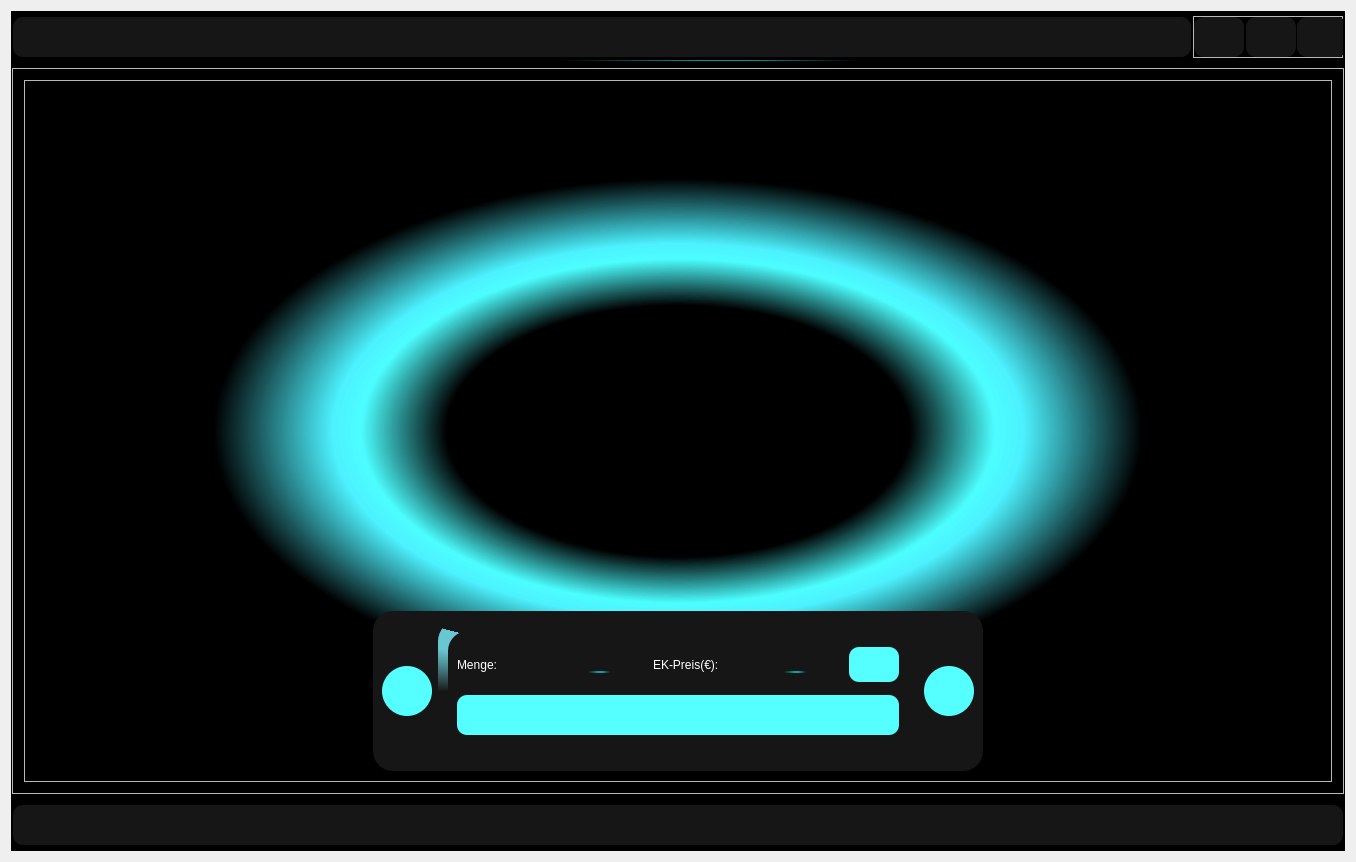
<?xml version="1.0" encoding="UTF-8"?>
<ui version="4.0">
 <class>Form</class>
 <widget class="QWidget" name="Form">
  <property name="geometry">
   <rect>
    <x>0</x>
    <y>0</y>
    <width>1356</width>
    <height>862</height>
   </rect>
  </property>
  <property name="windowTitle">
   <string>Form</string>
  </property>
  <layout class="QHBoxLayout" name="horizontalLayout">
   <item>
    <widget class="QFrame" name="border">
     <property name="styleSheet">
      <string notr="true">background-color: rgb(0, 0, 0);</string>
     </property>
     <property name="frameShape">
      <enum>QFrame::StyledPanel</enum>
     </property>
     <property name="frameShadow">
      <enum>QFrame::Raised</enum>
     </property>
     <layout class="QGridLayout" name="gridLayout">
      <property name="leftMargin">
       <number>0</number>
      </property>
      <property name="topMargin">
       <number>0</number>
      </property>
      <property name="rightMargin">
       <number>0</number>
      </property>
      <property name="bottomMargin">
       <number>0</number>
      </property>
      <item row="2" column="0">
       <widget class="QFrame" name="statusBar">
        <property name="minimumSize">
         <size>
          <width>0</width>
          <height>50</height>
         </size>
        </property>
        <property name="maximumSize">
         <size>
          <width>16777215</width>
          <height>50</height>
         </size>
        </property>
        <property name="styleSheet">
         <string notr="true">background-color: rgb(0, 0, 0);</string>
        </property>
        <property name="frameShape">
         <enum>QFrame::StyledPanel</enum>
        </property>
        <property name="frameShadow">
         <enum>QFrame::Raised</enum>
        </property>
        <layout class="QHBoxLayout" name="horizontalLayout_4">
         <property name="leftMargin">
          <number>0</number>
         </property>
         <property name="topMargin">
          <number>0</number>
         </property>
         <property name="rightMargin">
          <number>0</number>
         </property>
         <property name="bottomMargin">
          <number>0</number>
         </property>
         <item>
          <layout class="QGridLayout" name="statusLayout_3">
           <item row="0" column="0">
            <widget class="QFrame" name="statusContainer_3">
             <property name="minimumSize">
              <size>
               <width>100</width>
               <height>40</height>
              </size>
             </property>
             <property name="maximumSize">
              <size>
               <width>16777215</width>
               <height>40</height>
              </size>
             </property>
             <property name="styleSheet">
              <string notr="true">background-color: rgb(22, 22, 22);
border-radius:10px;</string>
             </property>
             <property name="frameShape">
              <enum>QFrame::StyledPanel</enum>
             </property>
             <property name="frameShadow">
              <enum>QFrame::Raised</enum>
             </property>
             <layout class="QGridLayout" name="gridLayout_13">
              <property name="topMargin">
               <number>2</number>
              </property>
              <property name="bottomMargin">
               <number>0</number>
              </property>
              <item row="0" column="2">
               <spacer name="horizontalSpacer_3">
                <property name="orientation">
                 <enum>Qt::Horizontal</enum>
                </property>
                <property name="sizeHint" stdset="0">
                 <size>
                  <width>40</width>
                  <height>20</height>
                 </size>
                </property>
               </spacer>
              </item>
             </layout>
            </widget>
           </item>
          </layout>
         </item>
        </layout>
       </widget>
      </item>
      <item row="1" column="0">
       <widget class="QFrame" name="mainContainer">
        <property name="styleSheet">
         <string notr="true">border-image:none;
background:none;</string>
        </property>
        <property name="frameShape">
         <enum>QFrame::StyledPanel</enum>
        </property>
        <property name="frameShadow">
         <enum>QFrame::Raised</enum>
        </property>
        <layout class="QGridLayout" name="gridLayout_2">
         <property name="leftMargin">
          <number>0</number>
         </property>
         <property name="topMargin">
          <number>0</number>
         </property>
         <property name="rightMargin">
          <number>0</number>
         </property>
         <property name="bottomMargin">
          <number>0</number>
         </property>
         <property name="horizontalSpacing">
          <number>0</number>
         </property>
         <item row="0" column="0">
          <widget class="QFrame" name="navLoad">
           <property name="styleSheet">
            <string notr="true">background-color: qradialgradient(spread:pad, cx:0.5, cy:0.5, radius:0.5, fx:0.5, fy:0.5, stop:0.349304 rgba(0, 0, 0, 205), stop:0.477589 rgba(76, 254, 255, 205), stop:0.520866 rgba(76, 242, 255, 205), stop:0.700155 rgba(0, 0, 0, 205));</string>
           </property>
           <property name="frameShape">
            <enum>QFrame::StyledPanel</enum>
           </property>
           <property name="frameShadow">
            <enum>QFrame::Raised</enum>
           </property>
           <layout class="QVBoxLayout" name="verticalLayout">
            <property name="leftMargin">
             <number>0</number>
            </property>
            <property name="topMargin">
             <number>0</number>
            </property>
            <property name="rightMargin">
             <number>0</number>
            </property>
            <property name="bottomMargin">
             <number>0</number>
            </property>
            <item>
             <widget class="QFrame" name="background">
              <property name="styleSheet">
               <string notr="true">border-image: url(:/bg/bg/honeycomb-wallpaper-hd-1920x1080-166094.png);</string>
              </property>
              <property name="frameShape">
               <enum>QFrame::StyledPanel</enum>
              </property>
              <property name="frameShadow">
               <enum>QFrame::Raised</enum>
              </property>
              <layout class="QHBoxLayout" name="horizontalLayout_6">
               <property name="leftMargin">
                <number>0</number>
               </property>
               <property name="topMargin">
                <number>0</number>
               </property>
               <property name="rightMargin">
                <number>0</number>
               </property>
               <property name="bottomMargin">
                <number>0</number>
               </property>
               <item>
                <widget class="QStackedWidget" name="stackedWidget">
                 <widget class="QWidget" name="page">
                  <layout class="QVBoxLayout" name="verticalLayout_3">
                   <item>
                    <widget class="QFrame" name="frame_3">
                     <property name="styleSheet">
                      <string notr="true">border-image:none;
background:none;</string>
                     </property>
                     <property name="frameShape">
                      <enum>QFrame::StyledPanel</enum>
                     </property>
                     <property name="frameShadow">
                      <enum>QFrame::Raised</enum>
                     </property>
                     <layout class="QGridLayout" name="gridLayout_14">
                      <property name="leftMargin">
                       <number>10</number>
                      </property>
                      <property name="topMargin">
                       <number>10</number>
                      </property>
                      <property name="rightMargin">
                       <number>10</number>
                      </property>
                      <property name="bottomMargin">
                       <number>10</number>
                      </property>
                      <property name="verticalSpacing">
                       <number>11</number>
                      </property>
                      <item row="1" column="1" colspan="5">
                       <widget class="QFrame" name="frame_4">
                        <property name="minimumSize">
                         <size>
                          <width>400</width>
                          <height>160</height>
                         </size>
                        </property>
                        <property name="styleSheet">
                         <string notr="true">background-color: rgb(22, 22, 22);
border-radius:20px;</string>
                        </property>
                        <property name="frameShape">
                         <enum>QFrame::StyledPanel</enum>
                        </property>
                        <property name="frameShadow">
                         <enum>QFrame::Raised</enum>
                        </property>
                        <layout class="QHBoxLayout" name="horizontalLayout_8">
                         <item>
                          <layout class="QGridLayout" name="gridLayout_12">
                           <item row="0" column="0">
                            <widget class="QPushButton" name="pushButton_3">
                             <property name="minimumSize">
                              <size>
                               <width>50</width>
                               <height>50</height>
                              </size>
                             </property>
                             <property name="maximumSize">
                              <size>
                               <width>50</width>
                               <height>50</height>
                              </size>
                             </property>
                             <property name="styleSheet">
                              <string notr="true">background-color: rgb(85, 255, 255);
border-radius:25px;</string>
                             </property>
                             <property name="text">
                              <string/>
                             </property>
                            </widget>
                           </item>
                           <item row="0" column="2">
                            <widget class="QPushButton" name="pushButton_2">
                             <property name="minimumSize">
                              <size>
                               <width>50</width>
                               <height>50</height>
                              </size>
                             </property>
                             <property name="maximumSize">
                              <size>
                               <width>50</width>
                               <height>50</height>
                              </size>
                             </property>
                             <property name="styleSheet">
                              <string notr="true">background-color: rgb(85, 255, 255);
border-radius:25px;</string>
                             </property>
                             <property name="text">
                              <string/>
                             </property>
                            </widget>
                           </item>
                           <item row="0" column="1">
                            <widget class="QFrame" name="navBg">
                             <property name="minimumSize">
                              <size>
                               <width>480</width>
                               <height>140</height>
                              </size>
                             </property>
                             <property name="maximumSize">
                              <size>
                               <width>480</width>
                               <height>140</height>
                              </size>
                             </property>
                             <property name="styleSheet">
                              <string notr="true">border-radius:20px;
background-color: qconicalgradient(cx:0.5, cy:0.5, angle:137.5, stop:0.03 rgba(124, 242, 255, 205), stop:0.118333 rgba(30, 25, 8, 0));</string>
                             </property>
                             <property name="frameShape">
                              <enum>QFrame::StyledPanel</enum>
                             </property>
                             <property name="frameShadow">
                              <enum>QFrame::Raised</enum>
                             </property>
                             <layout class="QHBoxLayout" name="horizontalLayout_3">
                              <item>
                               <widget class="QFrame" name="frame_5">
                                <property name="minimumSize">
                                 <size>
                                  <width>460</width>
                                  <height>120</height>
                                 </size>
                                </property>
                                <property name="maximumSize">
                                 <size>
                                  <width>460</width>
                                  <height>120</height>
                                 </size>
                                </property>
                                <property name="styleSheet">
                                 <string notr="true">background-color: rgb(22, 22, 22);</string>
                                </property>
                                <property name="frameShape">
                                 <enum>QFrame::StyledPanel</enum>
                                </property>
                                <property name="frameShadow">
                                 <enum>QFrame::Raised</enum>
                                </property>
                                <layout class="QGridLayout" name="gridLayout_15">
                                 <item row="0" column="1">
                                  <widget class="QLineEdit" name="amountEdit">
                                   <property name="minimumSize">
                                    <size>
                                     <width>100</width>
                                     <height>0</height>
                                    </size>
                                   </property>
                                   <property name="maximumSize">
                                    <size>
                                     <width>100</width>
                                     <height>16777215</height>
                                    </size>
                                   </property>
                                   <property name="styleSheet">
                                    <string notr="true">color: rgb(255, 255, 255);
font: 12pt &quot;Microsoft YaHei&quot;;
border-bottom:2px solid qlineargradient(spread:pad, x1:0.379, y1:0, x2:0.669, y2:0, stop:0.112 rgba(0, 0, 0, 0), stop:0.466049 rgba(0, 251, 255, 155), stop:0.604956 rgba(0, 251, 255, 155), stop:0.874 rgba(0, 0, 0, 0));
border-radius:0px;</string>
                                   </property>
                                  </widget>
                                 </item>
                                 <item row="0" column="2">
                                  <widget class="QLabel" name="label_7">
                                   <property name="styleSheet">
                                    <string notr="true">color: rgb(255, 255, 255);
font: 12pt &quot;Microsoft YaHei&quot;;</string>
                                   </property>
                                   <property name="text">
                                    <string>EK-Preis(€):</string>
                                   </property>
                                  </widget>
                                 </item>
                                 <item row="0" column="0">
                                  <widget class="QLabel" name="label_9">
                                   <property name="styleSheet">
                                    <string notr="true">color: rgb(255, 255, 255);
font: 12pt &quot;Microsoft YaHei&quot;;</string>
                                   </property>
                                   <property name="text">
                                    <string>Menge:</string>
                                   </property>
                                  </widget>
                                 </item>
                                 <item row="0" column="4">
                                  <widget class="QPushButton" name="submitBtn">
                                   <property name="minimumSize">
                                    <size>
                                     <width>50</width>
                                     <height>35</height>
                                    </size>
                                   </property>
                                   <property name="maximumSize">
                                    <size>
                                     <width>50</width>
                                     <height>35</height>
                                    </size>
                                   </property>
                                   <property name="styleSheet">
                                    <string notr="true">background-color: rgb(85, 255, 255);
border-radius:10px;</string>
                                   </property>
                                   <property name="text">
                                    <string/>
                                   </property>
                                  </widget>
                                 </item>
                                 <item row="0" column="3">
                                  <widget class="QLineEdit" name="priceEdit">
                                   <property name="minimumSize">
                                    <size>
                                     <width>100</width>
                                     <height>0</height>
                                    </size>
                                   </property>
                                   <property name="maximumSize">
                                    <size>
                                     <width>100</width>
                                     <height>16777215</height>
                                    </size>
                                   </property>
                                   <property name="styleSheet">
                                    <string notr="true">color: rgb(255, 255, 255);
font: 12pt &quot;Microsoft YaHei&quot;;
border-bottom:2px solid qlineargradient(spread:pad, x1:0.379, y1:0, x2:0.669, y2:0, stop:0.112 rgba(0, 0, 0, 0), stop:0.466049 rgba(0, 251, 255, 155), stop:0.604956 rgba(0, 251, 255, 155), stop:0.874 rgba(0, 0, 0, 0));
border-radius:0px;</string>
                                   </property>
                                  </widget>
                                 </item>
                                 <item row="1" column="0" colspan="5">
                                  <widget class="QPushButton" name="pushButton">
                                   <property name="minimumSize">
                                    <size>
                                     <width>0</width>
                                     <height>40</height>
                                    </size>
                                   </property>
                                   <property name="styleSheet">
                                    <string notr="true">background-color: rgb(85, 255, 255);
border-radius:10px;</string>
                                   </property>
                                   <property name="text">
                                    <string/>
                                   </property>
                                  </widget>
                                 </item>
                                </layout>
                               </widget>
                              </item>
                             </layout>
                            </widget>
                           </item>
                          </layout>
                         </item>
                        </layout>
                       </widget>
                      </item>
                      <item row="1" column="0">
                       <spacer name="horizontalSpacer">
                        <property name="orientation">
                         <enum>Qt::Horizontal</enum>
                        </property>
                        <property name="sizeHint" stdset="0">
                         <size>
                          <width>40</width>
                          <height>20</height>
                         </size>
                        </property>
                       </spacer>
                      </item>
                      <item row="1" column="6">
                       <spacer name="horizontalSpacer_2">
                        <property name="orientation">
                         <enum>Qt::Horizontal</enum>
                        </property>
                        <property name="sizeHint" stdset="0">
                         <size>
                          <width>40</width>
                          <height>20</height>
                         </size>
                        </property>
                       </spacer>
                      </item>
                      <item row="0" column="0" colspan="7">
                       <layout class="QGridLayout" name="gridLayout_11">
                        <item row="0" column="0">
                         <widget class="QTableWidget" name="tableWidget_2">
                          <property name="styleSheet">
                           <string notr="true">QTableWidget{
background:rgba(0,0,0,0);
}</string>
                          </property>
                         </widget>
                        </item>
                       </layout>
                      </item>
                     </layout>
                    </widget>
                   </item>
                  </layout>
                 </widget>
                 <widget class="QWidget" name="page_2">
                  <layout class="QVBoxLayout" name="verticalLayout_2">
                   <item>
                    <layout class="QGridLayout" name="donutLayout"/>
                   </item>
                  </layout>
                 </widget>
                </widget>
               </item>
              </layout>
             </widget>
            </item>
           </layout>
          </widget>
         </item>
        </layout>
       </widget>
      </item>
      <item row="0" column="0">
       <widget class="QFrame" name="toolBar">
        <property name="minimumSize">
         <size>
          <width>0</width>
          <height>50</height>
         </size>
        </property>
        <property name="maximumSize">
         <size>
          <width>16777215</width>
          <height>50</height>
         </size>
        </property>
        <property name="styleSheet">
         <string notr="true">background-color: rgb(0, 0, 0);
border-bottom:2px solid qlineargradient(spread:pad, x1:0.379, y1:0, x2:0.669, y2:0, stop:0.112 rgba(0, 0, 0, 0), stop:0.466049 rgba(0, 251, 255, 155), stop:0.604956 rgba(0, 251, 255, 155), stop:0.874 rgba(0, 0, 0, 0));</string>
        </property>
        <property name="frameShape">
         <enum>QFrame::StyledPanel</enum>
        </property>
        <property name="frameShadow">
         <enum>QFrame::Raised</enum>
        </property>
        <layout class="QHBoxLayout" name="horizontalLayout_5">
         <property name="leftMargin">
          <number>0</number>
         </property>
         <property name="topMargin">
          <number>0</number>
         </property>
         <property name="rightMargin">
          <number>0</number>
         </property>
         <property name="bottomMargin">
          <number>0</number>
         </property>
         <item>
          <layout class="QGridLayout" name="gridLayout_4">
           <property name="horizontalSpacing">
            <number>2</number>
           </property>
           <property name="verticalSpacing">
            <number>0</number>
           </property>
           <item row="0" column="1">
            <widget class="QFrame" name="frame">
             <property name="minimumSize">
              <size>
               <width>150</width>
               <height>0</height>
              </size>
             </property>
             <property name="maximumSize">
              <size>
               <width>150</width>
               <height>16777215</height>
              </size>
             </property>
             <property name="styleSheet">
              <string notr="true">background:none;
border-bottom:none;</string>
             </property>
             <property name="frameShape">
              <enum>QFrame::StyledPanel</enum>
             </property>
             <property name="frameShadow">
              <enum>QFrame::Raised</enum>
             </property>
             <layout class="QGridLayout" name="gridLayout_7">
              <property name="leftMargin">
               <number>0</number>
              </property>
              <property name="topMargin">
               <number>0</number>
              </property>
              <property name="rightMargin">
               <number>0</number>
              </property>
              <property name="bottomMargin">
               <number>0</number>
              </property>
              <property name="verticalSpacing">
               <number>0</number>
              </property>
              <item row="0" column="0">
               <widget class="QPushButton" name="minimizeBtn">
                <property name="minimumSize">
                 <size>
                  <width>50</width>
                  <height>40</height>
                 </size>
                </property>
                <property name="maximumSize">
                 <size>
                  <width>50</width>
                  <height>40</height>
                 </size>
                </property>
                <property name="styleSheet">
                 <string notr="true">background-color: rgb(22, 22, 22);
border-radius:10px;</string>
                </property>
                <property name="text">
                 <string/>
                </property>
               </widget>
              </item>
              <item row="0" column="1">
               <widget class="QPushButton" name="restoreBtn">
                <property name="minimumSize">
                 <size>
                  <width>50</width>
                  <height>40</height>
                 </size>
                </property>
                <property name="maximumSize">
                 <size>
                  <width>50</width>
                  <height>40</height>
                 </size>
                </property>
                <property name="styleSheet">
                 <string notr="true">background-color: rgb(22, 22, 22);
border-radius:10px;</string>
                </property>
                <property name="text">
                 <string/>
                </property>
               </widget>
              </item>
              <item row="0" column="2">
               <widget class="QPushButton" name="exitBtn">
                <property name="minimumSize">
                 <size>
                  <width>50</width>
                  <height>40</height>
                 </size>
                </property>
                <property name="maximumSize">
                 <size>
                  <width>50</width>
                  <height>40</height>
                 </size>
                </property>
                <property name="styleSheet">
                 <string notr="true">background-color: rgb(22, 22, 22);
border-radius:10px;</string>
                </property>
                <property name="text">
                 <string/>
                </property>
               </widget>
              </item>
             </layout>
            </widget>
           </item>
           <item row="0" column="0">
            <widget class="QFrame" name="logoContainer">
             <property name="minimumSize">
              <size>
               <width>0</width>
               <height>40</height>
              </size>
             </property>
             <property name="maximumSize">
              <size>
               <width>16777215</width>
               <height>40</height>
              </size>
             </property>
             <property name="styleSheet">
              <string notr="true">background-color: rgb(22, 22, 22);
border-radius:10px;
border-bottom:none;</string>
             </property>
             <property name="frameShape">
              <enum>QFrame::StyledPanel</enum>
             </property>
             <property name="frameShadow">
              <enum>QFrame::Raised</enum>
             </property>
            </widget>
           </item>
          </layout>
         </item>
        </layout>
       </widget>
      </item>
     </layout>
    </widget>
   </item>
  </layout>
 </widget>
 <resources>
  <include location="../../images/img.qrc"/>
 </resources>
 <connections/>
</ui>
